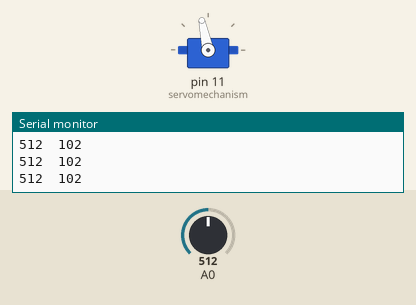
Recording of a sketch running on a simulated Arduino Uno, built with avr-gcc and run on an emulated ATmega328P. On the bench: servo, the last lines printed to the serial monitor. The inputs (shaded band) are chosen by the test bench; at power-on: A0 = 512.

Above: at 1.2 s.
1.3 s: A0 set to 716
At 1.9 s:
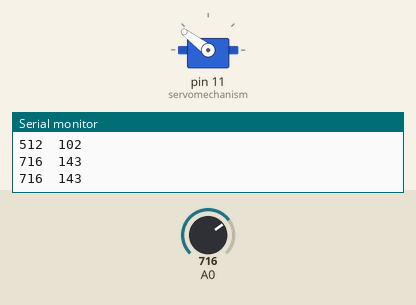
3.0 s: A0 set to 900
At 4.2 s:
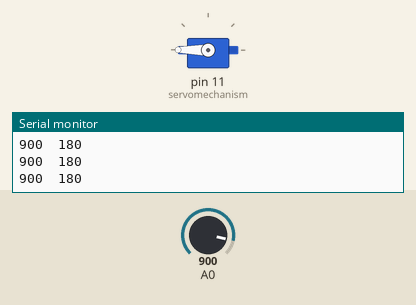
4.5 s: A0 set to 306
At 5.6 s:
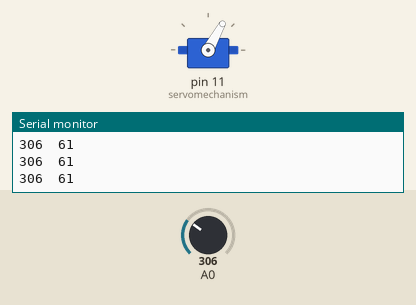
6.0 s: A0 set to 122
At 6.8 s:
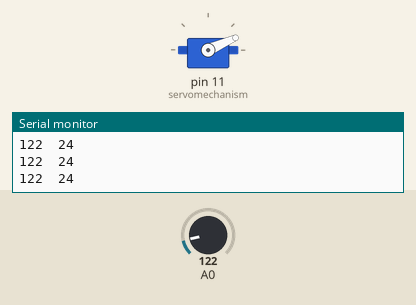
7.5 s: A0 set to 0
At 8.0 s:
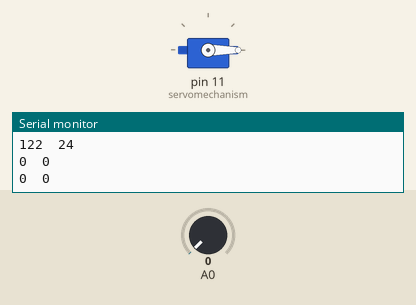
9.0 s: A0 set to 511
At 10.4 s:
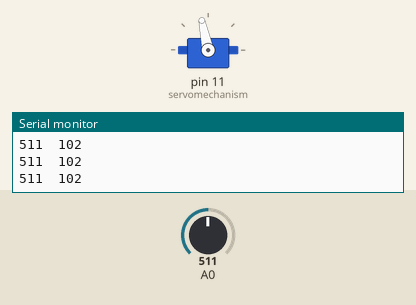
Timing chart, 0 to 11.5 s (numbered marks = the images above; inputs shaded):
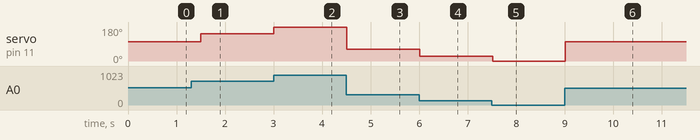

Measured:
- after the input at 1.3 s, servo on pin 11 (servomechanism): 102° → 143° after 0.20 s
- after the input at 3.0 s, servo on pin 11 (servomechanism): 143° → 180° at once
- after the input at 4.5 s, servo on pin 11 (servomechanism): 180° → 61° at once
- after the input at 6.0 s, servo on pin 11 (servomechanism): 61° → 24° at once
- after the input at 7.5 s, servo on pin 11 (servomechanism): 24° → 0° at once
- after the input at 9.0 s, servo on pin 11 (servomechanism): 0° → 102° at once

The sketch:

servo_serialSet.ino
```cpp
#include <Servo.h>

Servo servomechanism;

int servoPosition = 0;
int servoPositionOld = 0;

void setup() {
  Serial.begin(9600);
  servomechanism.attach(11);
}

void loop() {

  int valueSensor = analogRead(A0);
  servoPosition = map(valueSensor, 0, 900, 0, 180);

  //debugging print
  Serial.print(valueSensor);
  Serial.print("\t");
  Serial.print(servoPosition);
  Serial.print("\n");

  //perfom movement when diff bigger than 5
  if (abs(servoPosition - servoPositionOld) > 5){
    servomechanism.write(servoPosition);
    servoPositionOld = servoPosition;
  }

  delay(300);
}
```
